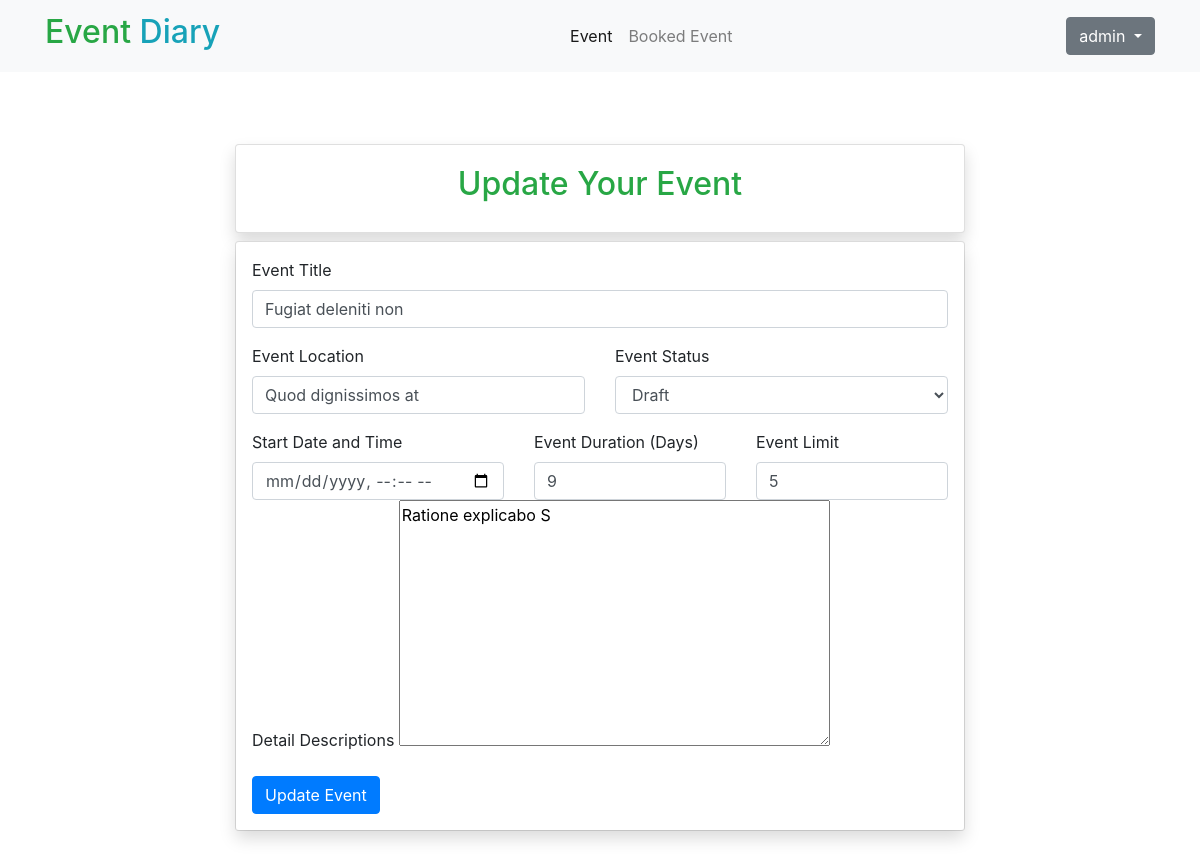
Screenshot of /event/3/update/ (signed in) with the database file from the repository.
### event/models.py (models this page shows, shortened)
class Event(models.Model):
    STATUS_CHOICES = (
        ('draft', 'Draft'),
        ('published', 'Published'),
        ('cancelled', 'Cancelled'),
        ('complete', 'Complete'),
    )
    title = models.CharField(max_length=200)
    category = models.ForeignKey(Category, on_delete=models.CASCADE, related_name='events')
    venue = models.TextField(max_length=100)
    description = RichTextField()
    date = models.DateTimeField(default=timezone.now())
    duration = models.IntegerField(default=1)
    status = models.CharField(max_length=10, choices=STATUS_CHOICES, default='draft')
    author = models.ForeignKey(User, on_delete=models.CASCADE)
    participants = models.ManyToManyField(User, related_name='participants', blank=True, null=True)
    limit = models.IntegerField(default=5)
    created = models.DateTimeField(auto_now_add=True)
    updated = models.DateTimeField(auto_now=True)
    class Meta:
        ordering = ['-created']

### event/views.py (the view, shortened to what this page needs)
# urls.py: path("event/<int:event_id>/update/", views.update_event, name="update_event"),
def update_event(request, event_id):
    event = Event.objects.get(id=event_id)
    form = EventForm(instance=event)
    if request.user !=  event.author:
        return redirect('home')
    context = {
        'event': event,
        'form':form
    }
    return render(request, 'event/update_form.html', context)

### event/forms.py
class EventForm(forms.ModelForm):
    class Meta:
        model = Event
        exclude = ('author','status', 'participants','category')

### templates/event/update_form.html (shortened to what this page needs)
{% extends 'base.html' %}
{% block content %}
{% include 'includes/navbar.html' %}
<div class="container">
    <div class="row my-5">
        <div class="col-md-8 my-3 mx-auto">
            <div class="card my-2 card-body shadow">
                <h2 class="text-center fw-bold text-success ">Update Your Event</h2>
            </div>
            <div class="card">
                <div class="card-body p-3 shadow">
                    <form action="{% url 'update_event' event.id %}" method="POST">
                        <div class="form-group">
                            <label for="id_title">Event Title</label>
                            <input type="text" name="title" value="{{event.title}}" id="id_title" class="form-control">
                        </div>
                        <div class="row">
                            <div class="col">
                                <div class="form-group">
                                    <label for="id_venue">Event Location</label>
                                    <input type="text" name="venue" value="{{event.venue}}" id="id_venue" class="form-control">
                                </div>
                            </div>
                            <div class="col">
                                <label for="id_status">Event Status</label>
                                <select name="status" id="id_status" class="form-control" required>
                                    <option value="draft">Draft</option>
                                </select>
                            </div>
                        </div>
                        <div class="row">
                            <div class="col">
                                <label for="id_date">Start Date and Time</label>
                                <input type="datetime-local" name="date"  id="id_date" class="form-control" required>
                            </div>
                            <div class="col">
                                <label for="id_duration">Event Duration (Days)</label>
                                <input type="number" name="duration" value="{{event.duration}}" id="id_duration" class="form-control">
                            </div>
                            <div class="col">
                                <label for="id_limit">Event Limit</label>
                                <input type="number" name="limit" value="{{event.limit}}" id="id_limit" class="form-control">
                            </div>
                        </div>
                        <div class="form-group">
                            <label for="id_description">Detail Descriptions</label>
                             {{form.description}}
                        </div>
                        <input type="submit" value="Update Event" class="btn btn-primary">
                    </form>
                </div>
            </div>
        </div>
    </div>
</div>
{% endblock %}

### templates/includes/navbar.html (shortened to what this page needs)
<nav class="navbar navbar-expand-lg navbar-light  bg-light">
    <div class="container">
        <a class="navbar-brand" href="#">
            <h2 class="">
                <span class="fw-bold fs-1 text-success">Event</span>
                <span class="text-info">Diary</span>
            </h2>
        </a>
        <div class="collapse navbar-collapse  d-flex justify-content-center" id="navbarSupportedContent">
            <ul class="navbar-nav me-auto mb-2 mb-lg-0 ">
                <li class="nav-item">
                    <a class="nav-link active" aria-current="page" href="{% url 'home' %}">Event</a>
                </li>
                {% if request.user.is_authenticated %}
                <li class="nav-item">
                    <a class="nav-link" href="{% url 'booked_event' %}">Booked Event</a>
                </li>
                {% endif %}
            </ul>
        </div>
        <div class="d-flex">
            {% if request.user.is_authenticated %}
            <div class="dropdown">
                <button class="btn btn-secondary dropdown-toggle" type="button" id="dropdownMenuButton1"
                    data-bs-toggle="dropdown" aria-expanded="false">
                    {{request.user.username}}
                </button>
            </div>
            {% else %}
            <a href="{% url 'login' %}" class="btn btn-info ">Login</a>
            {% endif %}
        </div>
    </div>
</nav>

### rows the page displays
Event: title "Fugiat deleniti non", venue "Quod dignissimos at", duration "9", limit "5", description "Ratione explicabo S"

### other values shown
{{ request.user.username }} "admin"
